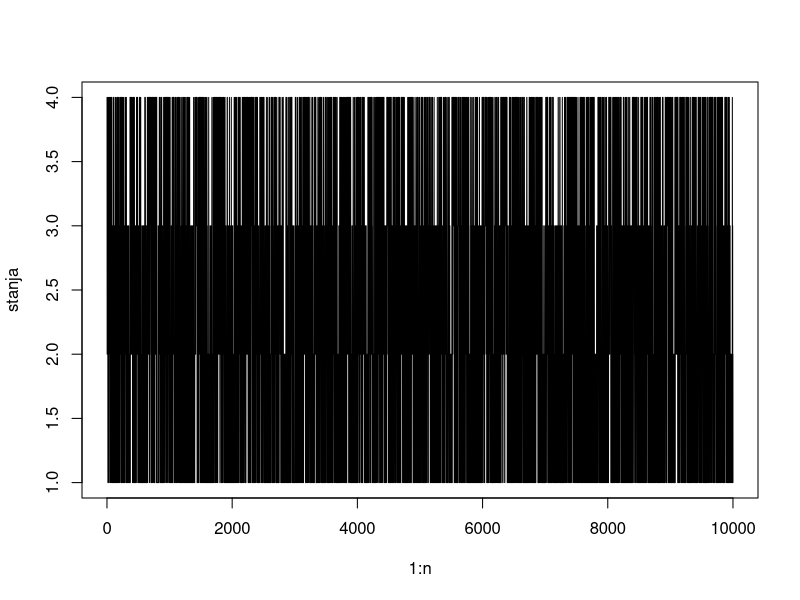

Write R code to recreate this figure.

prijelaz <- function(tr, br) {
  if(tr == 4) {
    if(br > 0) {
      return (4);
    } else {
      return (3);
    }
  } else if(tr == 3) {
    if(br > 0) {
      return (4);
    } else {
      return (2);
    }
  } else if(tr == 2) {
    if(br == 0) {
      return (1);
    } else if(br == 1) {
      return (3);
    } else if(br >= 2) {
      return (4);
    }
  } else if(tr == 1) {
    if(br <= 3) {
      return (br + 1);
    } else {
      return (4);
    }
  } else return (0);
}

n = 100^2

trenutno_st = 4;

stanja = rep(0, n);
stanja[1] = trenutno_st

freq = rep(0, 4);
freq[trenutno_st] = 1 


cat("Grupa: ", trenutno_st, "\n")


for (val in 2: n)
{
  broj_nesr = rpois(1, 1/2);
  trenutno_st = prijelaz(trenutno_st, broj_nesr);
  stanja[val] = trenutno_st
  cat("Broj nesreca:", broj_nesr, "\n")
  cat("Grupa: ", trenutno_st, "\n")
  freq[trenutno_st] = freq[trenutno_st] + 1
  
}

plot(1:n, stanja, type="l")

freq = freq / n
print(freq)
